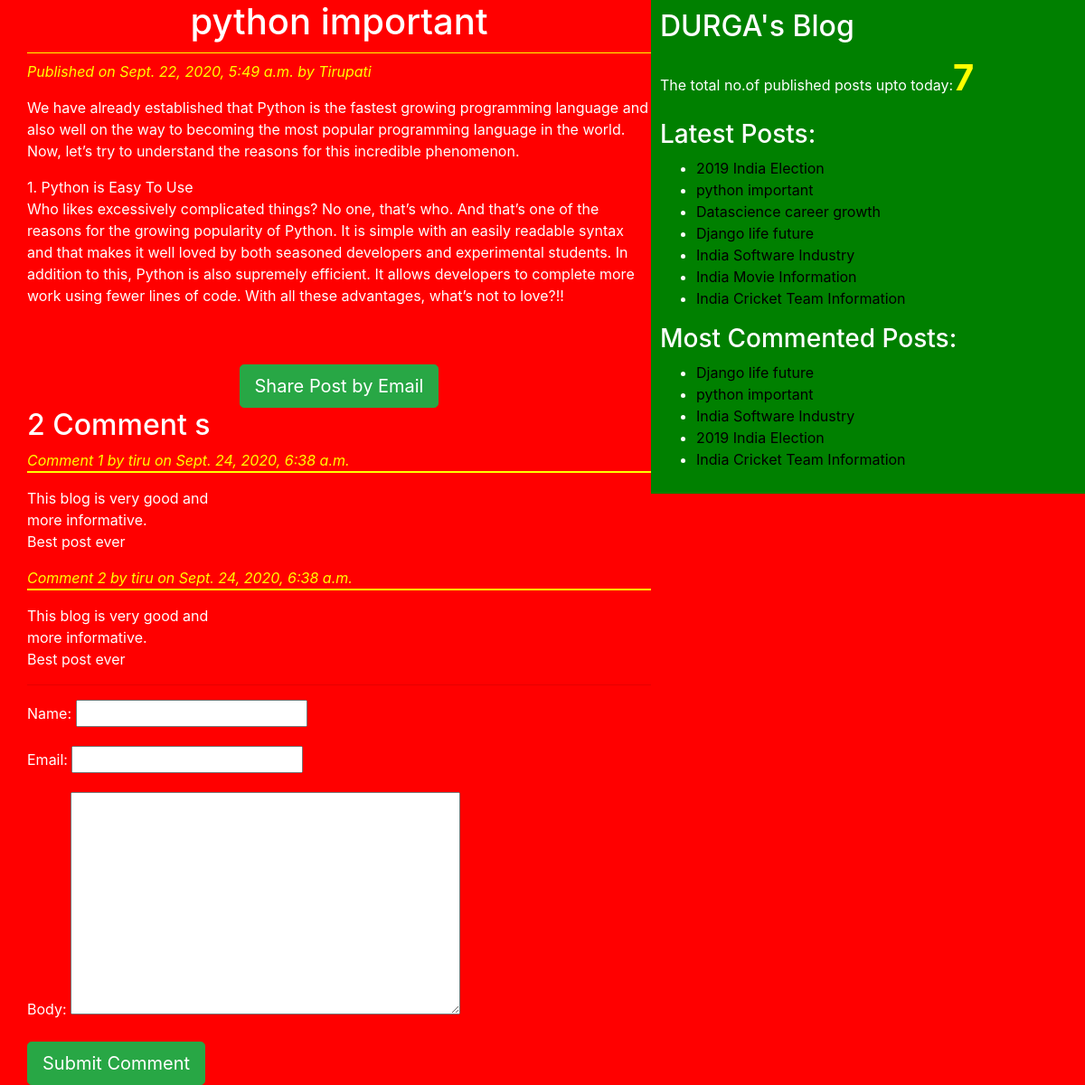
Screenshot of /2020/09/22/python-important/ with the database file from the repository.
### blogapp/models.py (models this page shows, shortened)
class Post(models.Model):
    STATUS_CHOICES=(('draft','Draft'),('published','Published'))
    title=models.CharField(max_length=256)
    slug=models.SlugField(max_length=264,unique_for_date='publish')
    author=models.ForeignKey(User,on_delete=models.CASCADE)
    body=models.TextField()
    publish=models.DateTimeField(default=timezone.now)
    created=models.DateTimeField(auto_now_add=True)
    updated=models.DateTimeField(auto_now=True)
    status=models.CharField(max_length=10,choices=STATUS_CHOICES,default='draft')
    objects=CustomManager()
    tags=TaggableManager()
    class Meta:
        ordering=('-publish',)  #descending ordering
    def __str__(self):
        return self.title
    def get_absolute_url(self):
        return reverse('post_detail',args=[self.publish.year,self.publish.strftime('%m'),self.publish.strftime('%d'),self.slug])

class Comment(models.Model):
    post=models.ForeignKey(Post,on_delete=models.CASCADE,related_name='comments')
    name=models.CharField(max_length=32)
    email=models.EmailField()
    body=models.TextField()
    created=models.DateTimeField(auto_now_add=True)
    updated=models.DateTimeField(auto_now=True)
    active=models.BooleanField(default=True)
    class Meta:
        ordering=('-created',)

### blogapp/views.py (the view)
# urls.py: re_path(r'^(?P<year>\d{4})/(?P<month>\d{2})/(?P<day>\d{2})/(?P<post>[-\w]+)/$', views.post_detail_view,name='post_detail'),
def post_detail_view(request,year,month,day,post):
    post=get_object_or_404(Post,slug=post,status='published',
                                          publish__year=year,
                                          publish__month=month,
                                          publish__day=day)
    comments=post.comments.filter(active=True)
    csubmit=False
    if request.method=='POST':
        form=CommentForm(request.POST)
        if form.is_valid():
            new_comment=form.save(commit=False)
            new_comment.post=post
            new_comment.save()
            csubmit=True
    else:
        form=CommentForm()
    return render(request,'blogapp/post_detail.html',{'post':post,'form':form,'csubmit':csubmit,'comments':comments})

### blogapp/forms.py
class CommentForm(forms.ModelForm):
    class Meta:
        model=Comment
        fields=('name','email','body')

### blogapp/models.py (called while the page is built)
    def get_queryset(self):
        return super().get_queryset().filter(status='published')

### blogapp/templatetags/blog_tags.py (called while the page is built)
@register.simple_tag(name='my_tag')
def total_posts():
    return Post.objects.count()

@register.inclusion_tag('blogapp/latest_posts123.html')
def show_latest_posts(count=3):
    latest_posts=Post.objects.order_by('-publish')[:count]
    return {'latest_posts':latest_posts}

@register.simple_tag
def get_most_commented_posts(count=5):
    return Post.objects.annotate(total_comments=Count('comments')).order_by('-total_comments')[:count]

### templates/blogapp/post_detail.html (shortened to what this page needs)
<!DOCTYPE html>
{% extends "blogapp/base.html" %}
        {% block content_block %}
        <h1>{{post.title}}</h1>
        <p id='date' > Published on {{post.publish}} by {{post.author|title}}</p>
            {{post.body|linebreaks}}<br><br>
            <div class="container" align='center'>
              <a href="/{{post.id}}/share" class="btn btn-lg btn-success">Share Post by Email</a>
            </div>
            {% with comments.count as comments_count %}
              <h2>{{comments_count}} Comment {{comments_count|pluralize}} </h2>
            {% endwith %}
            {% if comments %}
                  {% for comment in comments %}
                          <p id='ch' > Comment {{forloop.counter}} by {{comment.name}} on {{comment.created}} </p>
                          <div class="cb">
                            {{comment.body|linebreaks}}
                          </div>
                  {% endfor %}
                  <hr>
                  {% else %}
                          <p>There are no Comments yet....!!!</p>
            {% endif %}
            {% if csubmit %}
                <h2>Your Comment Added Successsfully </h2>
                {% else %}
                    <form method="post">
                       {{form.as_p}}
                       <input type="submit" class="btn btn-lg btn-success" value="Submit Comment">
                {% endif %}
                    </form>
            {% endblock %}

### templates/blogapp/base.html (shortened to what this page needs)
<!DOCTYPE html>
{% load blog_tags %}
{% load static %}
<html lang="en" dir="ltr">
  <head>
    <link rel="stylesheet" href="https://stackpath.bootstrapcdn.com/bootstrap/4.5.2/css/bootstrap.min.css">
    <link rel="stylesheet" href="{% static "css/blog2.css" %}">
  </head>
  <body>
    <div class="content">
      {% block content_block %}
      {% endblock %}
    </div>
    <div class="sidebar">
      <h2>DURGA's Blog</h2>
      <p>The total no.of published posts upto today:<span id='pcount'>{% my_tag %} </span> </p>
       <h3>Latest Posts:</h3>{% show_latest_posts 100 %}
        <h3>Most Commented Posts:</h3>
        {% get_most_commented_posts as most_commented_posts %}
        <ul>
              {% for post in most_commented_posts %}
              <li><a href="{{post.get_absolute_url}}">{{post.title}}</a></li>
              {% endfor %}
        </ul>
    </div>
  </body>
</html>

### templates/blogapp/latest_posts123.html
<ul>
  {% for post in latest_posts %}
  <li><a href="{{post.get_absolute_url}}">{{post.title}}</a>
</li>
  {% endfor %}
</ul>

### static/css/blog2.css (style rules this page uses)
.content { width: 60% ; float: left; padding: 0 0 0 30px; height: 100%; }
.sidebar { width: 40%; float: right; padding: 10px; background: green; height: 100%; }
h1 { text-align: center; border-bottom: 1px solid yellow; padding-bottom: 10px; }
body { color: white; background: red; }
#date { color: yellow; font-style: italic; }
a { color: black; }
#ch { color: yellow; font-style: italic; border-bottom: 2px solid yellow; }
#pcount { font-size: 40px; color: yellow; font-weight: bold; }

### rows the page displays
Post: title "python important", publish "Sept. 22, 2020, 5:49 a.m.", author "Tirupati", body "We have already established that Python is the fastest growing programming language and also well on the way to becoming the most popular programming language in the world. Now, let’s try to understand the reasons for this incredible phenomenon. 1. Python is Easy To Use Who likes excessively complicated things? No one, that’s who. And that’s one of the reasons for the growing popularity of Python. It is simple with an easily readable syntax and that makes it well loved by both seasoned developers and experimental students. In addition to this, Python is also supremely efficient. It allows developers to complete more work using fewer lines of code. With all these advantages, what’s not to…"
Comment: name "tiru", created "Sept. 24, 2020, 6:38 a.m.", body "This blog is very good and more informative. Best post ever"
Comment: name "tiru", created "Sept. 24, 2020, 6:38 a.m.", body "This blog is very good and more informative. Best post ever"
Post: title "2019 India Election"
Post: title "Datascience career growth"
Post: title "Django life future"
Post: title "India Software Industry"
Post: title "India Movie Information"
Post: title "India Cricket Team Information"

### other values shown
{{ comments_count }} "2"
